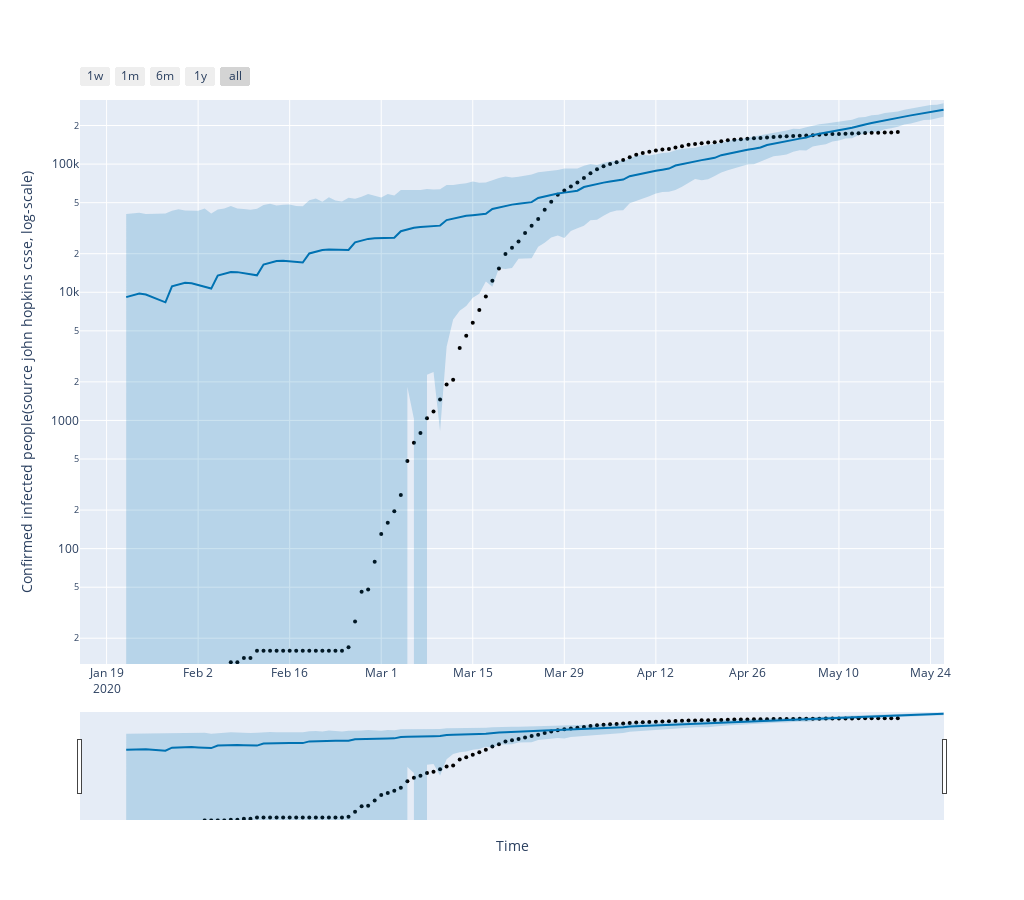

Notebook source saved alongside this figure:
### Code cell
import plotly.offline as py
from fbprophet.plot import plot_plotly

fig = plot_plotly(my_model, forecast)

fig.update_layout(
width = 1024,
height = 900,
xaxis_title = "Time",
yaxis_title = "Confirmed infected people(source john hopkins csse, log-scale)",
)
fig.update_yaxes(type = "log", range = [1.1, 5.5])
py.iplot(fig)
